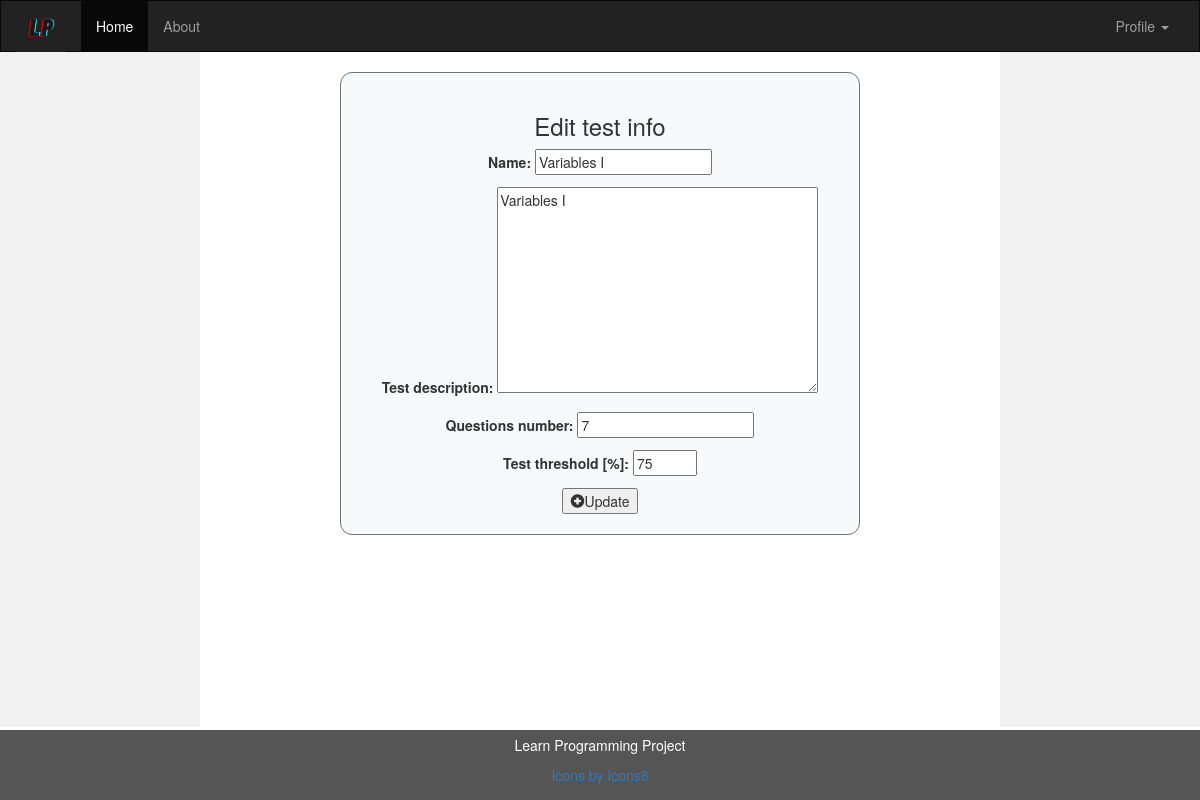
Screenshot of /edit_test_info/7 (signed in) with the database file from the repository.
### learnProgramming/models.py (models this page shows, shortened)
class Test(models.Model):
    name = models.CharField(max_length=1000)
    subject = models.ForeignKey(Subject, on_delete=models.CASCADE)
    slug = models.SlugField(max_length=1000, unique=True, blank=True, default="")
    author = models.ForeignKey(User, on_delete=models.SET_NULL, null=True, default=None)
    test_description = models.TextField(default="")
    questions_number = models.IntegerField(default=0)
    threshold = models.IntegerField(default=100,
        validators=[
            MaxValueValidator(100),
            MinValueValidator(1)
        ]
    )

### learnProgramming/views.py (the view)
# urls.py: path('edit_test_info/<test_id>', edit_test_info_view, name='edit_test_info_view'),
@login_required(login_url='/login/')
def edit_test_info_view(request, test_id):
    if can_create(request.user) == False:
        return redirect("/no_access")
    test = get_object_or_404(Test, id=test_id)
    if request.method == 'POST':
        form = Test_Form(request.POST)
        if form.is_valid():
            test.name = form.cleaned_data['name']
            test.test_description = form.cleaned_data['test_description']
            test.threshold = form.cleaned_data['threshold']
            test.questions_number = form.cleaned_data['questions_number']
            test.save()
            return redirect('/edit_test/' + test.slug)
    else:
        initial={
            'name': test.name,
            'test_description': test.test_description,
            'threshold': test.threshold,
            'questions_number': test.questions_number,
        }
        form = Test_Form(initial=initial)
    return render(
        request,
        'learnProgramming/edit_test_info.html',
        {
            'form': form,
            'messages': messages.get_messages(request),
        }
    )

### learnProgramming/forms.py
class Test_Form(forms.ModelForm):
    class Meta:
        model = Test
        fields = ('name', 'test_description', 'questions_number', 'threshold')
    def __init__(self, *args, **kwargs):
        super(Test_Form, self).__init__(*args, **kwargs)
        self.fields['threshold'].widget.attrs.update({'min': 1, 'max': 100})
        self.fields['threshold'].label = "Test threshold [%]"

### learnProgramming/views.py (called while the page is built)
def can_create(user:User) -> bool:
    if user.is_superuser:
        return True
    if user.profile.canCreate:
        return True
    return False

### learnProgramming/templates/learnProgramming/edit_test_info.html (shortened to what this page needs)
{% extends "header/header.html" %}
{% block midle_content %}
    <br>
    <div class="container" style="max-width: 520px; border: 1px solid #6c757d; background-color: #f8f9fa; border-radius: 1.2rem;">
        <br>
        <h3 class="font-italic text-center">Edit test info</h3>
        {% if form %}
        <form method="post">
            {{form.as_p}}
            <button type="submit"><span class="glyphicon glyphicon-plus-sign"></span>Update</button>
        </form>
        {% endif %}
        <br>
    </div>
{% endblock %}

### rows the page displays
Test: name "Variables I", test_description "Variables I", questions_number "7", threshold "75"
